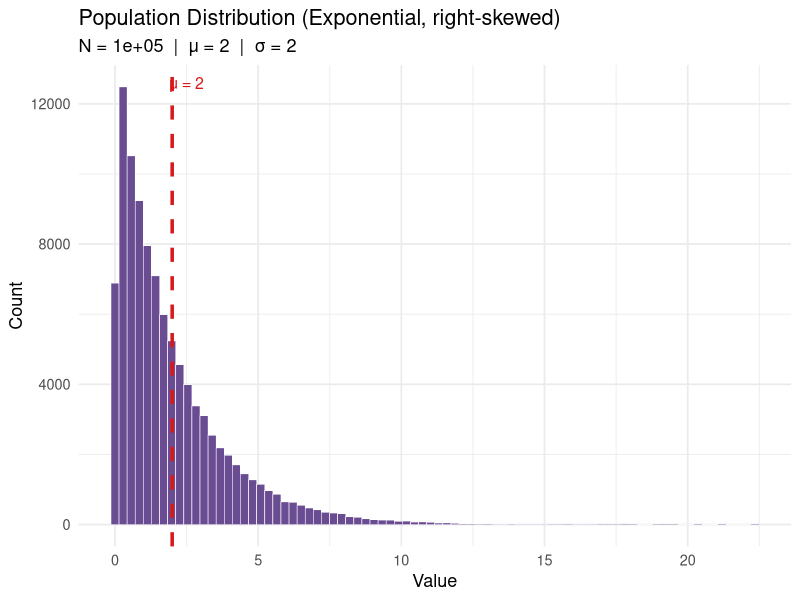
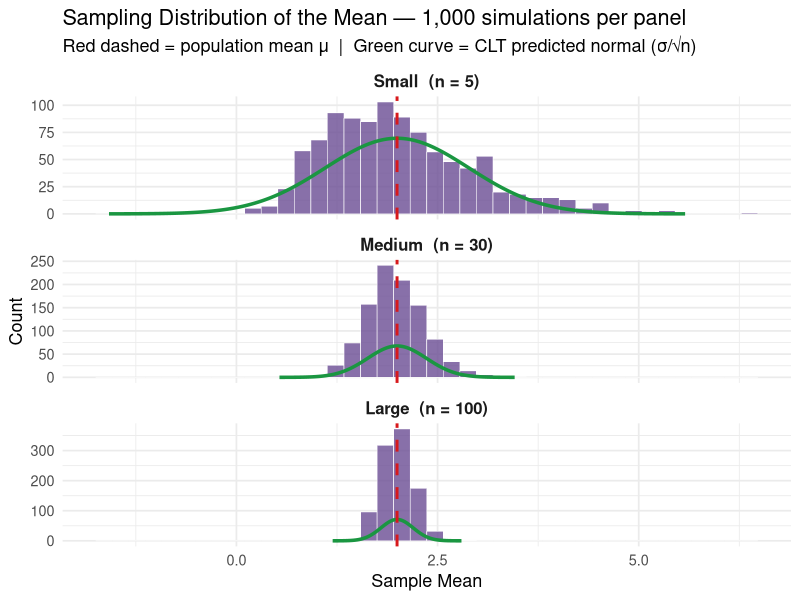
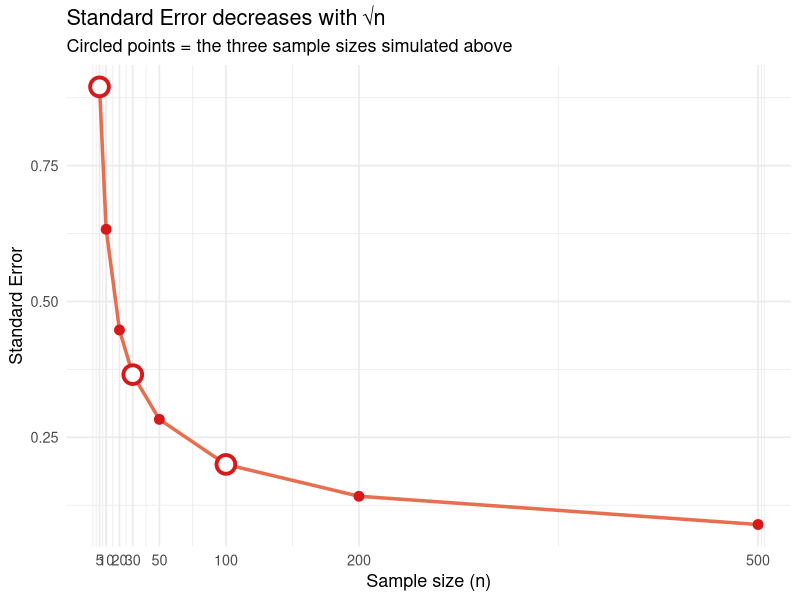
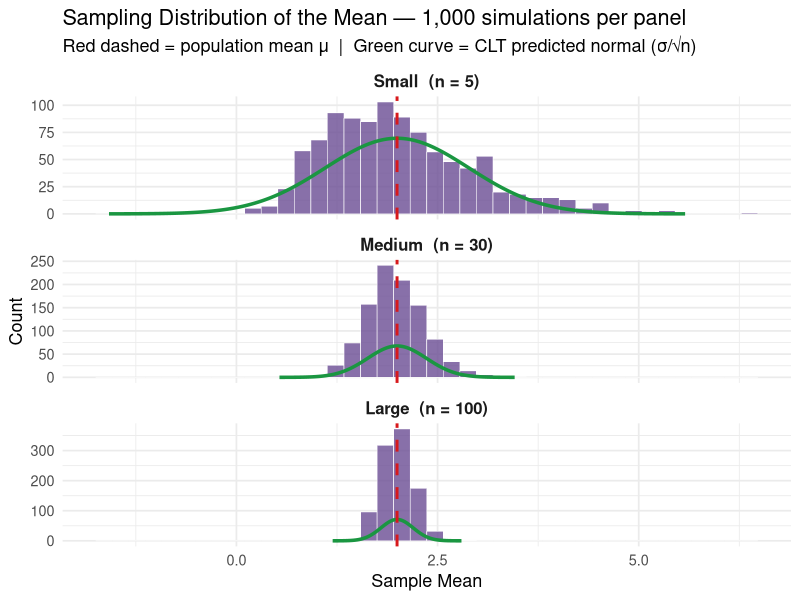

R code for these plots, in order:
## ---- chunk 1
knitr::opts_chunk$set(echo = TRUE, message = FALSE, warning = FALSE)
library(ggplot2)
library(dplyr)
library(tidyr)
library(purrr)

set.seed(42)
## ---- chunk 2
N <- 100000  # large population
population <- rexp(N, rate = 0.5)  # exponential: mean = 2, SD = 2, strongly right-skewed

pop_mean <- mean(population)
pop_sd   <- sd(population)

cat(sprintf("Population mean:  %.3f\n", pop_mean))
cat(sprintf("Population SD:    %.3f\n", pop_sd))
## ---- chunk 3
ggplot(data.frame(x = population), aes(x = x)) +
  geom_histogram(bins = 80, fill = "#6a4c93", color = "white", linewidth = 0.2) +
  geom_vline(xintercept = pop_mean, color = "#d7191c", linewidth = 1.2, linetype = "dashed") +
  annotate("text", x = pop_mean + 0.5, y = Inf, label = paste("μ =", round(pop_mean, 2)),
           vjust = 2, color = "#d7191c", size = 4) +
  labs(
    title = "Population Distribution (Exponential, right-skewed)",
    subtitle = paste0("N = ", format(N, big.mark = ","), "  |  μ = ", round(pop_mean, 2),
                      "  |  σ = ", round(pop_sd, 2)),
    x = "Value", y = "Count"
  ) +
  theme_minimal(base_size = 13)
## ---- chunk 4
#' Draw `n_sims` samples of size `n` from `pop`, return vector of sample means
sample_means <- function(pop, n, n_sims = 1000) {
  replicate(n_sims, mean(sample(pop, size = n, replace = FALSE)))
}

sample_sizes <- c(small = 5, medium = 30, large = 100)
n_sims       <- 1000

results <- map_dfr(
  sample_sizes,
  ~ data.frame(sample_mean = sample_means(population, .x, n_sims)),
  .id = "size"
) |>
  mutate(
    size = factor(size, levels = c("small", "medium", "large"),
                  labels = c("Small  (n = 5)", "Medium  (n = 30)", "Large  (n = 100)"))
  )
## ---- chunk 5
# Compute the theoretical normal overlay for each panel
overlay_df <- data.frame(
  size = factor(
    c("Small  (n = 5)", "Medium  (n = 30)", "Large  (n = 100)"),
    levels = c("Small  (n = 5)", "Medium  (n = 30)", "Large  (n = 100)")
  ),
  n = c(5, 30, 100)
) |>
  mutate(
    se = pop_sd / sqrt(n),
    x_min = pop_mean - 4 * se,
    x_max = pop_mean + 4 * se
  )

# Build a fine grid of x values per panel for the normal curve
normal_curves <- overlay_df |>
  rowwise() |>
  reframe(
    size = size,
    x    = seq(x_min, x_max, length.out = 400),
    y    = dnorm(x, mean = pop_mean, sd = pop_sd / sqrt(n))
  )

# Scale the density curve to match the histogram's count axis
bin_width <- results |>
  group_by(size) |>
  summarise(bw = diff(range(sample_mean)) / 40, .groups = "drop")

normal_curves <- normal_curves |>
  left_join(bin_width, by = "size") |>
  mutate(y_scaled = y * n_sims * bw)

p_sampling <- ggplot(results, aes(x = sample_mean)) +
  geom_histogram(bins = 40, fill = "#6a4c93", color = "white", linewidth = 0.2, alpha = 0.8) +
  geom_line(data = normal_curves, aes(x = x, y = y_scaled),
            color = "#1a9641", linewidth = 1.2) +
  geom_vline(xintercept = pop_mean, color = "#d7191c",
             linewidth = 1, linetype = "dashed") +
  facet_wrap(~ size, ncol = 1, scales = "free_y") +
  labs(
    title    = "Sampling Distribution of the Mean — 1,000 simulations per panel",
    subtitle = "Red dashed = population mean μ  |  Green curve = CLT predicted normal (σ/√n)",
    x        = "Sample Mean",
    y        = "Count"
  ) +
  theme_minimal(base_size = 13) +
  theme(strip.text = element_text(face = "bold", size = 12))

p_sampling

dir.create("plots", showWarnings = FALSE)
ggsave("plots/sampling_dist_preview.png", p_sampling,
       width = 7, height = 6, dpi = 150, bg = "white")
## ---- chunk 6
ns <- c(5, 10, 20, 30, 50, 100, 200, 500)

se_df <- data.frame(
  n  = ns,
  SE = pop_sd / sqrt(ns)
)

knitr::kable(se_df, digits = 3,
             col.names = c("Sample size (n)", "Standard Error (σ/√n)"))
## ---- chunk 7
ggplot(se_df, aes(x = n, y = SE)) +
  geom_line(color = "#e76f51", linewidth = 1.2) +
  geom_point(color = "#d7191c", size = 3) +
  geom_point(data = filter(se_df, n %in% c(5, 30, 100)),
             color = "#d7191c", size = 5, shape = 21, fill = "white", stroke = 2) +
  scale_x_continuous(breaks = ns) +
  labs(
    title    = "Standard Error decreases with √n",
    subtitle = "Circled points = the three sample sizes simulated above",
    x        = "Sample size (n)",
    y        = "Standard Error"
  ) +
  theme_minimal(base_size = 13)
